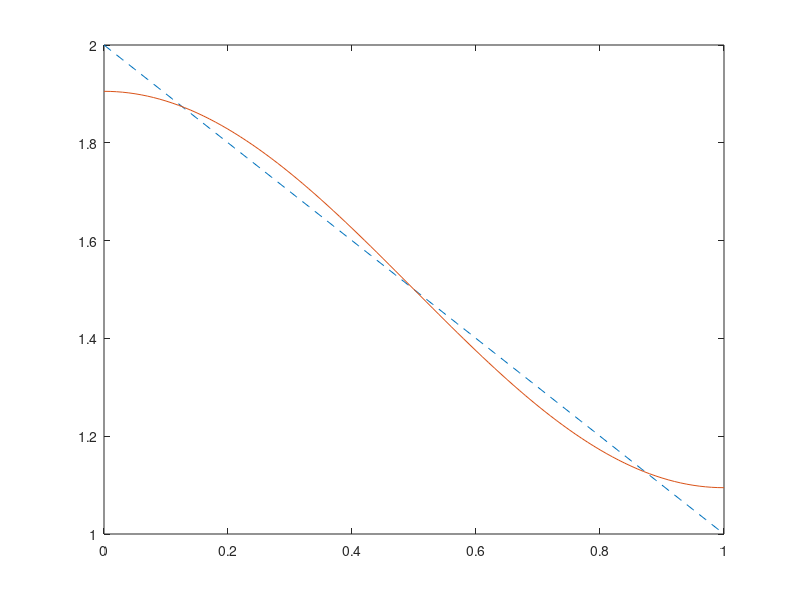

Here is the MATLAB script that generated this plot: (Note: this script raises an error after producing the figure.)
%%%%%%%%%%%%%%%%%%%%%%%%%%%%%%%%%%%%%%%%%
%% Fourier cosine series
%%%%%%%%%%%%%%%%%%%%%%%%%%%%%%%%%%%%%%%%%

%%%%%%%%%%%%%%%%%%%%%%%%%%%%%%%%%%%
%% Function to represent
%%%%%%%%%%%%%%%%%%%%%%%%%%%%%%%%%%%

    f = @(x) 2-x;
    
%%%%%%%%%%%%%%%%%%%%%%%%%%%%%%%%%%%
%% Interval 
%%%%%%%%%%%%%%%%%%%%%%%%%%%%%%%%%%%

    LHS = 0;
    RHS = 1;
    
    L = (RHS - LHS);
    
%%%%%%%%%%%%%%%%%%%%%%%%%%%%%%%%%%%
%% Number of terms
%%%%%%%%%%%%%%%%%%%%%%%%%%%%%%%%%%%

    N = 100;
    
    a = zeros(N,1);
    
%%%%%%%%%%%%%%%%%%%%%%%%%%%%%%%%%%%
%% Coefficients
%%%%%%%%%%%%%%%%%%%%%%%%%%%%%%%%%%%

    a0 = 1/(L)*integral(f,LHS,RHS);
    
    for i = 1:N
        g = @(x) f(x).*cos(i*pi/L*x);
        a(i) = 2/L*integral(g,LHS,RHS);
    end

%%%%%%%%%%%%%%%%%%%%%%%%%%%%%%%%%%%%
%% Series representation
%%%%%%%%%%%%%%%%%%%%%%%%%%%%%%%%%%%%

    %Target
    x = LHS:.01:RHS;
    y = f(x);
    
    %Series approximations
    u = a0;
    
    for i = 1:N
        i_string = num2str(i);
        u = u+a(i)*cos(i*pi/L*x);
        plot(x,y,'--',x,u,'-')
        fig = gca;
        fig.FontSize = 16;    
        title_str = strcat(i_string,'th Fourier approximation');
        title(title_str)
        pause(.1)
    end
    
%%%%%%%%%%%%%%%%%%%%%%%%%%%%%%%%%%%%
%% Extension of representation
%%%%%%%%%%%%%%%%%%%%%%%%%%%%%%%%%%%%

    figure(2)
    %Target
    x = -2*RHS:.01:2*RHS;
    y = f(x);
    
    %Series approximations
    u = a0;
    
    for i = 1:N
        i_string = num2str(i);
        u = u+a(i)*cos(i*pi/L*x);
        plot(x,y,'--',x,u,'-')
        fig = gca;
        fig.FontSize = 16;    
        title_str = strcat(i_string,'th Fourier approximation');
        title(title_str)
        pause(.1)
    end